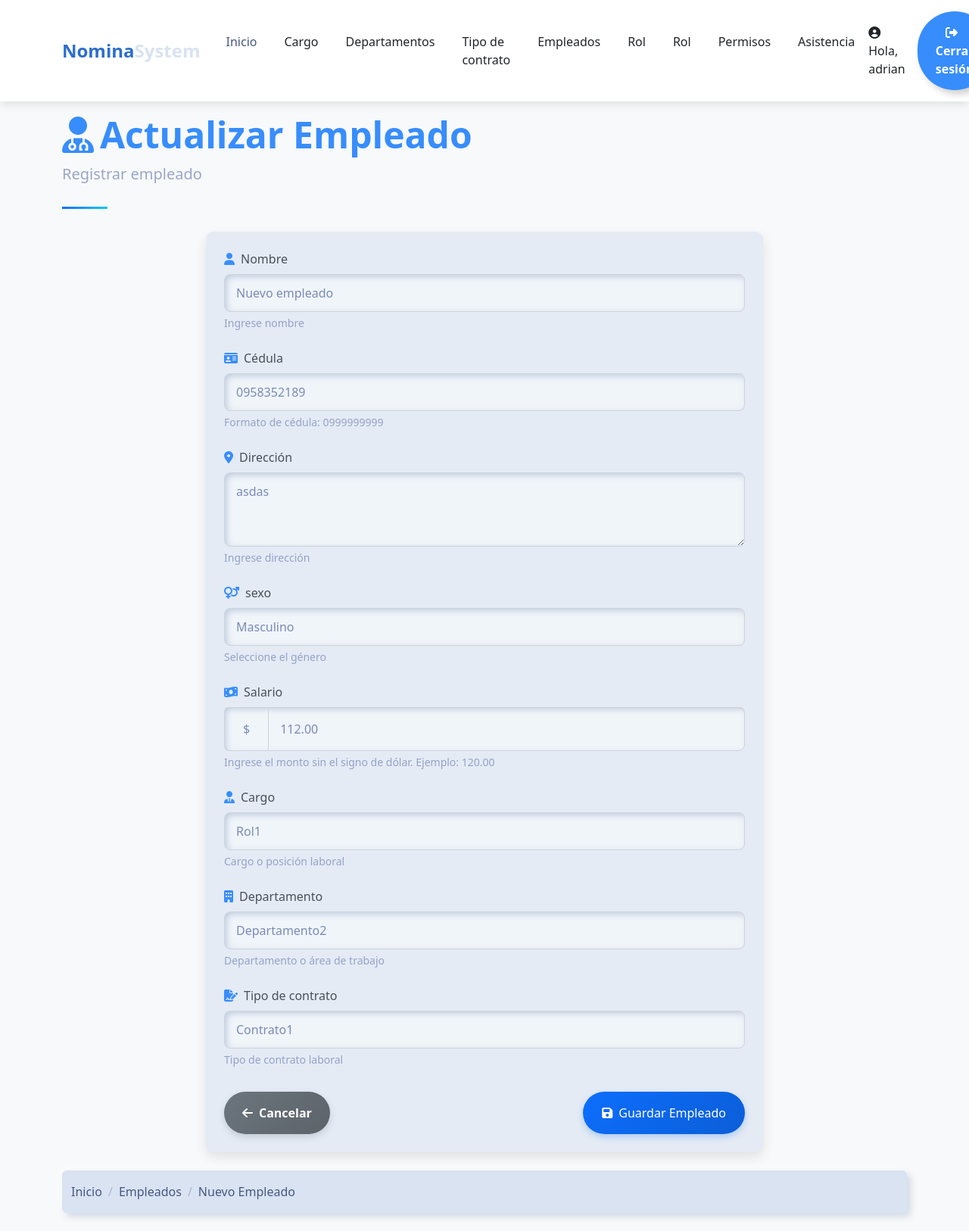
The app's page /payroll/update/employee/7/ (signed in), older data.
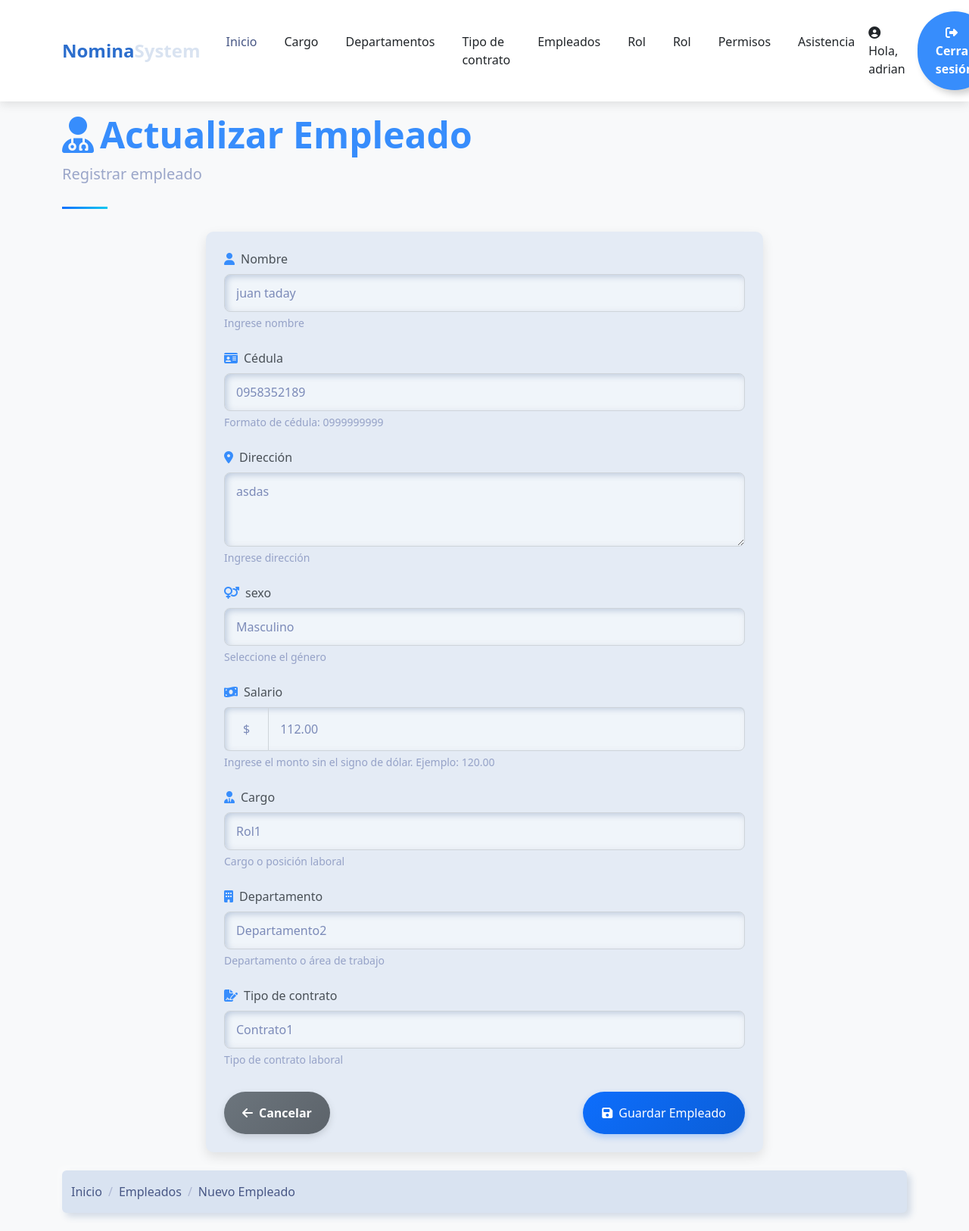
The same page, newer data.
### payroll/models.py (models this page shows, shortened)
class Employee(models.Model):
    SEX_CHOICES = [
        ('M', 'Masculino'),
        ('F', 'Femenino'),
        ]
    name = models.CharField(max_length=100)
    dni = models.CharField(max_length=10, unique=True)
    address = models.TextField()
    sex = models.CharField(max_length=1, choices=SEX_CHOICES)
    salary = models.DecimalField(max_digits=10, decimal_places=2, validators=[MinValueValidator(0.01)])
    position = models.ForeignKey(Position, on_delete=models.CASCADE)
    department = models.ForeignKey(Department,on_delete=models.CASCADE)
    contract_type = models.ForeignKey(ContractType,on_delete=models.CASCADE)

### payroll/views/employees.py (the view, shortened to what this page needs)
# urls.py: path('update/employee/<int:id>/',employees.update_employee,name='update_employee'),
@login_required(login_url='sign_in')
def update_employee(request,id):
    try:
        employee=get_object_or_404(Employee,id=id)
        if request.method=='GET':
            form=EmployeeForm(instance=employee)
            return render(request,'employee/create.html',{'form':form,'title':'Actualizar Empleado'})
    except Exception:
        return render(request,'employee/create.html',{'form':form,'title':'Actualizar Empleado','error':'Error al guardar el empleado'})

### payroll/forms/employees.py
class EmployeeForm(forms.ModelForm):
    class Meta:
        model=Employee
        fields='__all__'
        labels={
            'name':'Nombre',
            'dni':'Cédula',
            'address':'Dirección',
            'sex':'sexo',
            'salary':'Salario',
            'position':'Cargo',
            'department':'Departamento',
            'contract_type':'Tipo de contrato'
        }
        widgets = {
            'name': forms.TextInput(attrs={'class': 'form-control'}),
            'dni': forms.TextInput(attrs={'class': 'form-control'}),
            'address': forms.Textarea(attrs={'class': 'form-control', 'rows': 3}),
            'sex': forms.Select(attrs={'class': 'form-control'}),
            'salary': forms.NumberInput(attrs={'class': 'form-control'}),
            'position': forms.Select(attrs={'class': 'form-control'}),
            'department': forms.Select(attrs={'class': 'form-control'}),
            'contract_type': forms.Select(attrs={'class': 'form-control'})
        }

### payroll/models.py (called while the page is built)
    def __str__(self):
        return self.description

    def __str__(self):
        return self.description

    def __str__(self):
        return self.description

### template/employee/create.html (shortened to what the changed rows need)
{% extends 'layout/base_nav.html' %}
{% load static %}
{% block extra_css %}
    <link rel="stylesheet" href="{% static 'css/create.css' %}">
{% endblock %}
{% block content %}
<div class="container">
    <header class="page-header">
        <h1 class="display-5 fw-bold text-primary">
            <i class="fas fa-user-md me-2"></i>{{ title }}
        </h1>
    </header>
    <div class="row">
        <div class="col-md-8 mx-auto">
            <div class="card mb-4">
                <div class="card-body p-4">
                    <form method="post">
                        <div class="mb-4">
                            <label for="{{ form.name.id_for_label }}" class="form-label">
                                <i class="fas fa-user text-primary me-2"></i>{{ form.name.label }}
                            </label>
                            {{ form.name }}
                            <div class="form-text text-muted" id="addressHelp">
                                Ingrese nombre
                            </div>
                        </div>
                        <div class="mb-4">
                            <label for="{{ form.dni.id_for_label }}" class="form-label">
                                <i class="fas fa-id-card text-primary me-2"></i>{{ form.dni.label }}
                            </label>
                            {{ form.dni }}
                            <div class="form-text text-muted" id="honorariosHelp">
                                Formato de cédula: 0999999999
                            </div>
                        </div>
                        <div class="mb-4">
                            <label for="{{ form.address.id_for_label }}" class="form-label">
                                <i class="fas fa-map-marker-alt text-primary me-2"></i>{{ form.address.label }}
                            </label>
                                {{ form.address }}
                            <div class="form-text text-muted" id="honorariosHelp">
                                Ingrese dirección
                            </div>
                        </div>
                        <div class="mb-4">
                            <label for="{{ form.sex.id_for_label }}" class="form-label">
                                <i class="fas fa-venus-mars text-primary me-2"></i>{{ form.sex.label }}
                            </label>
                            {{ form.sex }}
                            <div class="form-text text-muted" id="addressHelp">
                                Seleccione el género
                            </div>
                        </div>
                        <div class="mb-4">
                            <div class="input-group">
                                <span class="input-group-text">$</span>
                                {{ form.salary }}
                            </div>
                        </div>
                        <div class="mb-4">
                            <label for="{{ form.position.id_for_label }}" class="form-label">
                                <i class="fas fa-user-tie text-primary me-2"></i>{{ form.position.label }}
                            </label>
                            {{ form.position }}
                            <div class="form-text text-muted" id="addressHelp">
                                Cargo o posición laboral
                            </div>
                        </div>
                        <div class="mb-4">
                            <label for="{{ form.department.id_for_label }}" class="form-label">
                                <i class="fas fa-building text-primary me-2"></i>{{ form.department.label }}
                            </label>
                            {{ form.department }}
                            <div class="form-text text-muted" id="addressHelp">
                                Departamento o área de trabajo
                            </div>
                        </div>
                        <div class="mb-4">
                            <label for="{{ form.contract_type.id_for_label }}" class="form-label">
                                <i class="fas fa-file-signature text-primary me-2"></i>{{ form.contract_type.label }}
                            </label>
                            {{ form.contract_type }}
                            <div class="form-text text-muted" id="addressHelp">
                                Tipo de contrato laboral
                            </div>
                        </div>
                    </form>
                </div>
            </div>
        </div>
    </div>
</div>
{% endblock %}

Row changes from the older to the newer data that the page shows:
changed Employee "asdas": name "Nuevo empleado" → "juan taday"
